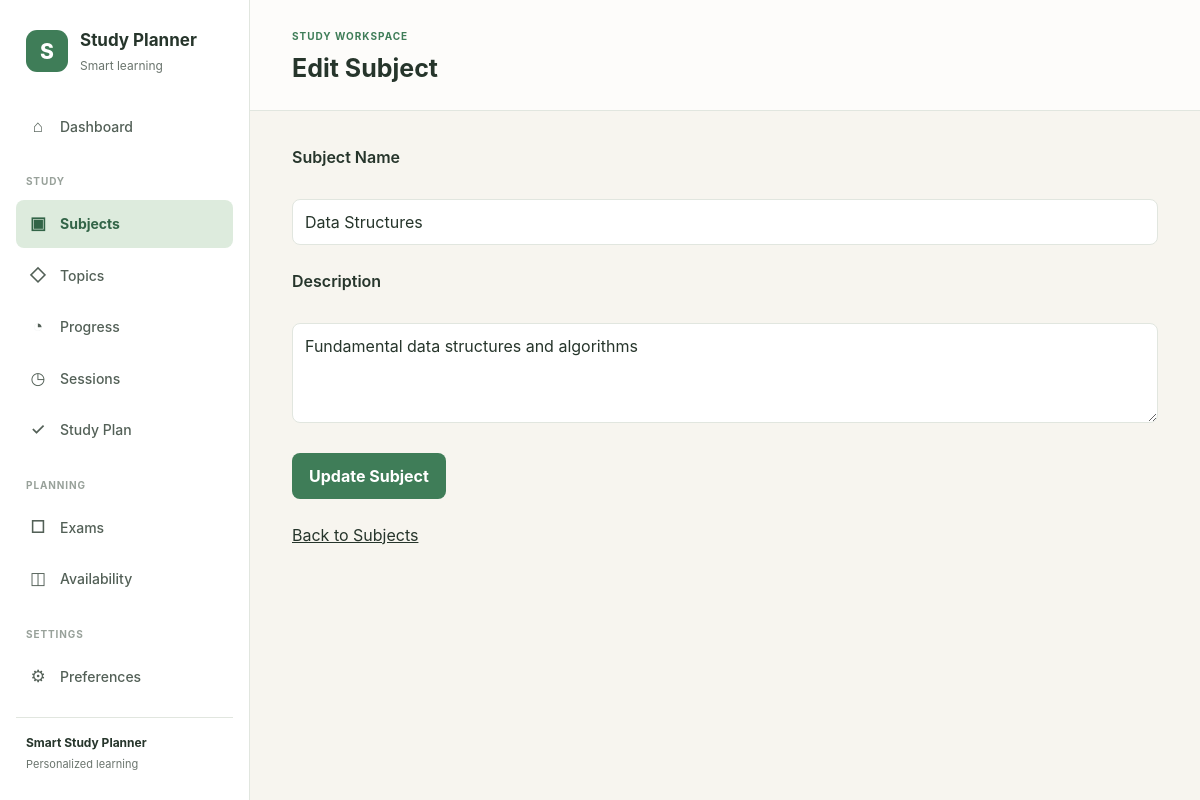
Screenshot of /subjects/edit/1 with the database file from the repository.
### tables this page shows
CREATE TABLE subjects (
    subject_id INTEGER PRIMARY KEY AUTOINCREMENT,

    student_id INTEGER NOT NULL,

    name TEXT NOT NULL,

    description TEXT,

    created_at TEXT NOT NULL DEFAULT CURRENT_TIMESTAMP,

    FOREIGN KEY (student_id)
        REFERENCES students(student_id)
        ON DELETE CASCADE,

    UNIQUE(student_id, name)
);

### app.py (the view, shortened to what this page needs)
@app.route("/subjects/edit/<int:subject_id>", methods=["GET", "POST"])
def edit_subject(subject_id):
    db = get_db()
    cursor = db.execute("""
        SELECT subject_id, name, description
        FROM subjects
        WHERE subject_id = ?
        AND student_id = ?
    """, (subject_id, 1))
    subject = cursor.fetchone()
    if subject is None:
        return "Subject not found", 404
    return render_template(
        "edit_subject.html",
        subject=subject
    )

### app.py (called while the page is built)
def get_db():
    if "db" not in g:
        g.db = sqlite3.connect(DATABASE)
        g.db.row_factory = sqlite3.Row
        g.db.execute("PRAGMA foreign_keys = ON")
    return g.db

### templates/edit_subject.html (shortened to what this page needs)
{% extends 'base.html' %}
{% block page_heading %}Edit Subject{% endblock %}
{% block content %}
<form method="POST">
        <label>Subject Name</label>
        <br>
        <input
            type="text"
            name="name"
            value="{{ subject['name'] }}"
            required
        >
        <br><br>
        <label>Description</label>
        <br>
        <textarea name="description">{{ subject['description'] or '' }}</textarea>
        <br><br>
        <button type="submit">
            Update Subject
        </button>
    </form>
    <br>
    <a href="{{ url_for('subjects') }}">
        Back to Subjects
    </a>
{% endblock %}

### static/css/style.css (style rules this page uses)
:root { --bg-main: #f7f5ef; --bg-card: #ffffff; --primary: #3f7d58; --primary-dark: #326447; --primary-light: #ddebdd; --text-main: #26352b; --text-muted: #6b756e; --border: #e1e6df; --surface-soft: #f3f6f2; --danger: #b94a48; --danger-light: #f8dddd; --warning: #a66a20; --warning-light: #f8ead5; --shadow: 0 4px 18px rgba(38, 53, 43, 0.06); }
* { box-sizing: border-box; }
body { min-height: 100vh; margin: 0; background: var(--bg-main); color: var(--text-main); font-family: Inter, -apple-system, BlinkMacSystemFont, "Segoe UI", sans-serif; line-height: 1.5; }
a { color: inherit; }
button, input, select, textarea { font: inherit; }
button, .btn { display: inline-flex; align-items: center; justify-content: center; gap: 8px; padding: 10px 16px; border: 1px solid transparent; border-radius: 8px; background: var(--primary); color: #ffffff; font-weight: 650; text-decoration: none; cursor: pointer; transition: background 0.15s ease, transform 0.15s ease; }
input, select, textarea { width: 100%; padding: 10px 12px; border: 1px solid var(--border); border-radius: 8px; background: #ffffff; color: var(--text-main); }
textarea { min-height: 100px; resize: vertical; }
label { display: block; margin-bottom: 6px; color: var(--text-main); font-weight: 600; }
form { margin: 0; }

### rows the page displays
subjects: name "Data Structures", description "Fundamental data structures and algorithms"
